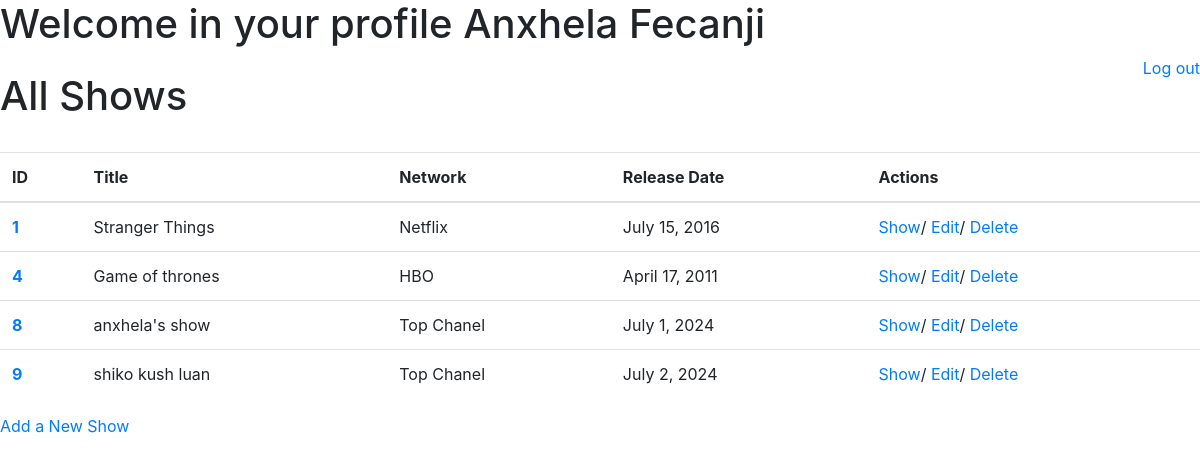
The page /shows (signed in) on the database its author committed.
### shows_app/models.py (models this page shows, shortened)
class User(models.Model):
    firstName = models.CharField(max_length=45)
    lastName = models.CharField(max_length=45)
    email = models.CharField(max_length=45)
    birthday = models.DateField()
    password = models.CharField(max_length=255)
    created_at = models.DateTimeField(auto_now_add=True)
    updated_at = models.DateTimeField(auto_now=True)
    objects = UserManager()
    @classmethod
    def get_by_id(cls, id):
        return cls.objects.get(id=id)

class Show(models.Model):
    title = models.CharField(max_length=255)
    network = models.CharField(max_length=255)
    release_date = models.DateField()
    description = models.TextField()
    created_at = models.DateTimeField(auto_now_add=True)
    updated_at = models.DateTimeField(auto_now=True)
    objects = ShowManager()
    @classmethod
    def get_all_shows(cls):
        return cls.objects.all()

### shows_app/views.py (the view)
# urls.py: path('shows', views.index),
def index(request):
    if "user_id" not in request.session:
        return redirect("/logout")
    data = {
        "shows": Show.get_all_shows(),
        "user": User.get_by_id(request.session['user_id'])
    }
    return render(request, "all_shows.html", data)

### shows_app/templates/all_shows.html (shortened to what this page needs)
<!DOCTYPE html>
<html lang="en">
<head>
    <link rel="stylesheet" href="https://cdn.jsdelivr.net/npm/bootstrap@4.0.0/dist/css/bootstrap.min.css">
</head>
<body>
    <h1>Welcome in your profile {{user.firstName}} {{user.lastName}}</h1>
    <div class="d-flex justify-content-between">
        <h1 class=" mt-3 mb-3">All Shows</h1>
        <a href="/logout">Log out</a>
    </div>
    <div>
        <table class="table mt-3">
            <thead>
              <tr>
                <th scope="col">ID</th>
                <th scope="col">Title</th>
                <th scope="col">Network</th>
                <th scope="col">Release Date</th>
                <th scope="col">Actions</th>
              </tr>
            </thead>
            <tbody>
                {% for show in shows %}
                    <tr>
                        <th scope="row"><a href = "/shows/{{show.id}}">{{show.id}}</a></th>
                        <td>{{show.title}}</td>
                        <td>{{show.network}}</td>
                        <td>{{show.release_date}}</td>
                        <td><a href="/shows/{{show.id}}">Show</a>/
                            <a href="/shows/{{show.id}}/edit">Edit</a>/
                            <a href="/shows/{{show.id}}/destroy">Delete</a>
                        </td>
                    </tr>
                {% endfor %}
            </tbody>
          </table>
          <a href="/shows/new">Add a New Show</a>
    </div>
</body>
</html>

### rows shown on the page
User: firstName "Anxhela", lastName "Fecanji"
Show: id "1", title "Stranger Things", network "Netflix", release_date "July 15, 2016"
Show: id "4", title "Game of thrones", network "HBO", release_date "April 17, 2011"
Show: id "8", title "anxhela's show", network "Top Chanel", release_date "July 1, 2024"
Show: id "9", title "shiko kush luan", network "Top Chanel", release_date "July 2, 2024"
